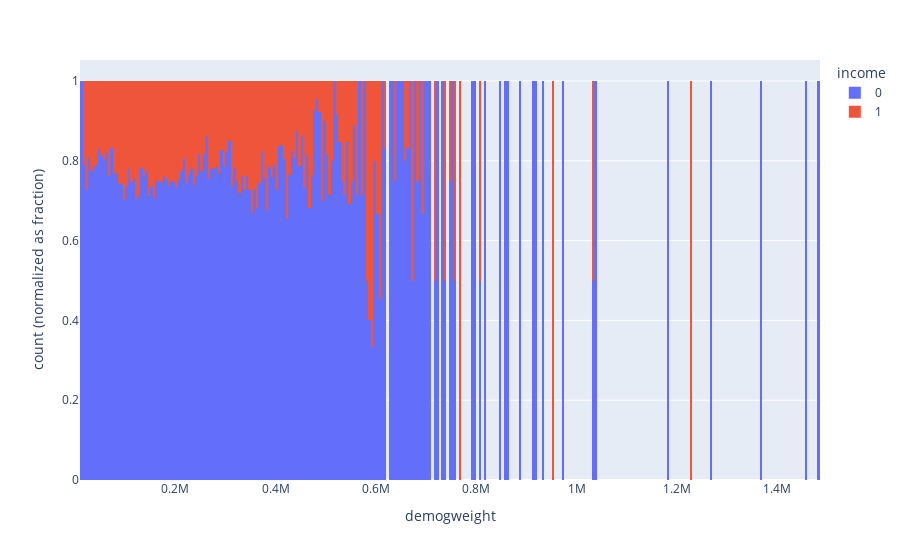

The notebook cell this image was saved under:
### Code cell
# Unimportant numeric variable
fig = px.histogram(dfClean, x="demogweight", color="income", barnorm="fraction")
fig.show()

### Figure 1 — Plotly figure (JSON) as saved in the notebook; plotly's stock layout.template omitted (floating-point values rounded to 4 significant figures; data arrays with more than 128 entries replaced by an {"elided": "..."} marker saying what was removed)
{"data": [{"alignmentgroup": "True", "bingroup": "x", "hovertemplate": "income=0<br>demogweight=%{x}<br>count (normalized as fraction)=%{y}<extra></extra>", "legendgroup": "0", "marker": {"color": "#636efa", "pattern": {"shape": ""}}, "name": "0", "offsetgroup": "0", "orientation": "v", "showlegend": true, "type": "histogram", "x": {"elided": "19016 int values"}, "xaxis": "x", "yaxis": "y"}, {"alignmentgroup": "True", "bingroup": "x", "hovertemplate": "income=1<br>demogweight=%{x}<br>count (normalized as fraction)=%{y}<extra></extra>", "legendgroup": "1", "marker": {"color": "#EF553B", "pattern": {"shape": ""}}, "name": "1", "offsetgroup": "1", "orientation": "v", "showlegend": true, "type": "histogram", "x": {"elided": "5984 int values"}, "xaxis": "x", "yaxis": "y"}], "layout": {"barmode": "relative", "barnorm": "fraction", "legend": {"title": {"text": "income"}, "tracegroupgap": 0}, "margin": {"t": 60}, "xaxis": {"anchor": "y", "domain": [0, 1], "title": {"text": "demogweight"}}, "yaxis": {"anchor": "x", "domain": [0, 1], "title": {"text": "count (normalized as fraction)"}}}}
